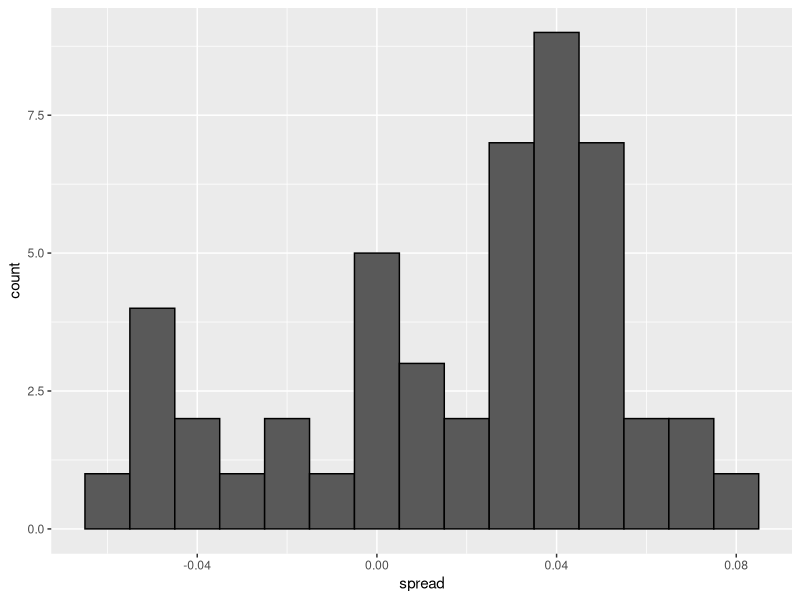
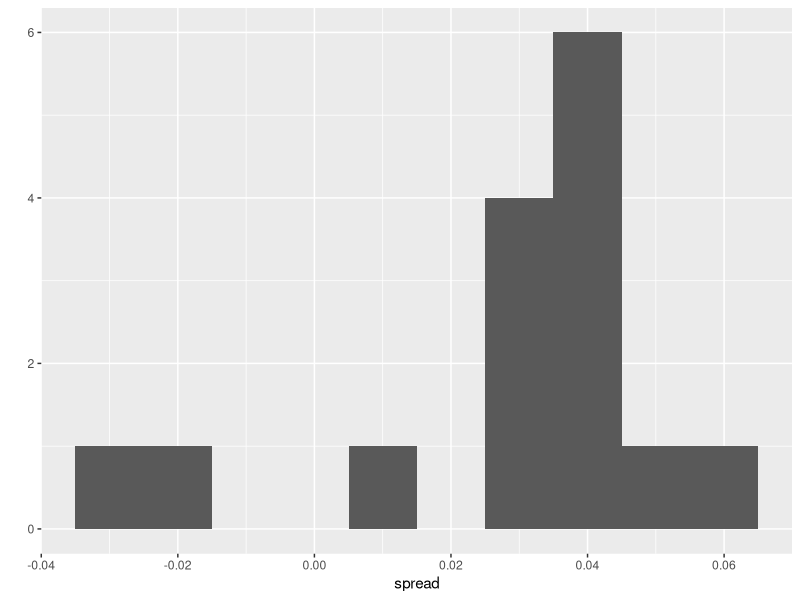

These figures' R source, in order: (Note: this script raises an error after producing the figures.)
## ---- chunk 1
library(tidyverse)
library(dslabs)
d <- 0.039
Ns <- c(1298, 533, 1342, 897, 774, 254, 812, 324, 1291, 1056, 2172, 516)
p <- (d + 1) / 2

polls <- map_df(Ns, function(N) {
  x <- sample(c(0,1), size=N, replace=TRUE, prob=c(1-p, p))
  x_hat <- mean(x)
  se_hat <- sqrt(x_hat * (1 - x_hat) / N)
  list(estimate = 2 * x_hat - 1, 
    low = 2*(x_hat - 1.96*se_hat) - 1, 
    high = 2*(x_hat + 1.96*se_hat) - 1,
    sample_size = N)
}) %>% mutate(poll = seq_along(Ns))
## ---- chunk 2
sum(polls$sample_size)
## ---- chunk 3
d_hat <- polls %>% 
  summarize(avg = sum(estimate*sample_size) / sum(sample_size)) %>% 
  pull(avg)
## ---- chunk 4
data(polls_us_election_2016)
## ---- chunk 5
polls <- polls_us_election_2016 %>% 
  filter(state == "U.S." & enddate >= "2016-10-31" &
           (grade %in% c("A+","A","A-","B+") | is.na(grade)))
## ---- chunk 6
polls <- polls %>% 
  mutate(spread = rawpoll_clinton/100 - rawpoll_trump/100)
## ---- chunk 7
d_hat <- polls %>% 
  summarize(d_hat = sum(spread * samplesize) / sum(samplesize)) %>% 
  pull(d_hat)
## ---- chunk 8
p_hat <- (d_hat+1)/2 
moe <- 1.96 * 2 * sqrt(p_hat * (1 - p_hat) / sum(polls$samplesize))
moe 
## ---- chunk 9
polls %>%
  ggplot(aes(spread)) +
  geom_histogram(color="black", binwidth = .01)
## ---- chunk 10
polls %>% group_by(pollster) %>% summarize(n())
## ---- chunk 11
polls %>% group_by(pollster) %>% 
  filter(n() >= 6) %>%
  summarize(se = 2 * sqrt(p_hat * (1-p_hat) / median(samplesize)))
## ---- chunk 12
one_poll_per_pollster <- polls %>% group_by(pollster) %>% 
  filter(enddate == max(enddate)) %>%
  ungroup()
## ---- chunk 13
qplot(spread, data = one_poll_per_pollster, binwidth = 0.01)
## ---- chunk 14
sd(one_poll_per_pollster$spread)
## ---- chunk 15
results <- one_poll_per_pollster %>% 
  summarize(avg = mean(spread), 
            se = sd(spread) / sqrt(length(spread))) %>% 
  mutate(start = avg - 1.96 * se, 
         end = avg + 1.96 * se) 
round(results * 100, 1)
## ---- chunk 16
library(dslabs)
data(heights)
x <- heights %>% filter(sex == "Male") %>%
  pull(height)
## ---- chunk 17
mean(x)
sd(x)
## ---- chunk 18
set.seed(1)
N <- 50
X <- sample(x, N, replace = TRUE)
mean(X)
sd(X)
## ---- chunk 19
sd(X)
## ---- chunk 20
mean(X) + c(-1, 1)*qnorm(1 - 0.05/2) * sd(X) / sqrt(N)
ci <- c(qnorm(0.025, mean(X), se), qnorm(0.975, mean(X), se))
ci
## ---- chunk 21
mu <- mean(x)
set.seed(1)
N <- 50
B <- 10000
res <- replicate(B, {
  X <- sample(x, N, replace=TRUE)
  interval <- mean(X) + c(-1,1)*qnorm(0.975)*sd(X)/sqrt(N)
  between(mu, interval[1], interval[2])
})
mean(res)
## ---- chunk 22
data(polls_us_election_2016)
polls <- polls_us_election_2016 %>% 
  filter(pollster %in% c("Rasmussen Reports/Pulse Opinion Research",
                         "The Times-Picayune/Lucid") &
           enddate >= "2016-10-15" &
           state == "U.S.") %>% 
  mutate(spread = rawpoll_clinton/100 - rawpoll_trump/100) 
## ---- chunk 23
polls %>% ggplot(aes(pollster, spread)) + 
  geom_boxplot() + 
  geom_point()
## ---- chunk 24
polls %>% 
  filter(pollster=="Rasmussen Reports/Pulse Opinion Research") %>% 
  summarize(N_1 = n())
## ---- chunk 25
polls %>% group_by(pollster) %>%
  summarize(s = sd(spread))
## ---- chunk 26
res <- polls %>% group_by(pollster) %>% 
  summarize(avg = mean(spread), s = sd(spread), N = n()) 
estimate <- res$avg[2] - res$avg[1]
se_hat <- with(res, sqrt(s[2]^2/N[2] + s[1]^2/N[1]))
estimate + c(-1,1)*qnorm(0.975)*se_hat
## ---- chunk 27
2*(1 - pnorm(estimate/se_hat, 0, 1))
## ---- chunk 28
polls <- polls_us_election_2016 %>% 
  filter(enddate >= "2016-10-15" &
           state == "U.S.") %>%
  group_by(pollster) %>%
  filter(n() >= 5) %>% 
  mutate(spread = rawpoll_clinton/100 - rawpoll_trump/100) %>%
  ungroup()
## ---- chunk 29
polls %>% group_by(pollster) %>%
  summarize(avg = mean(spread), sd = sd(spread)) 
